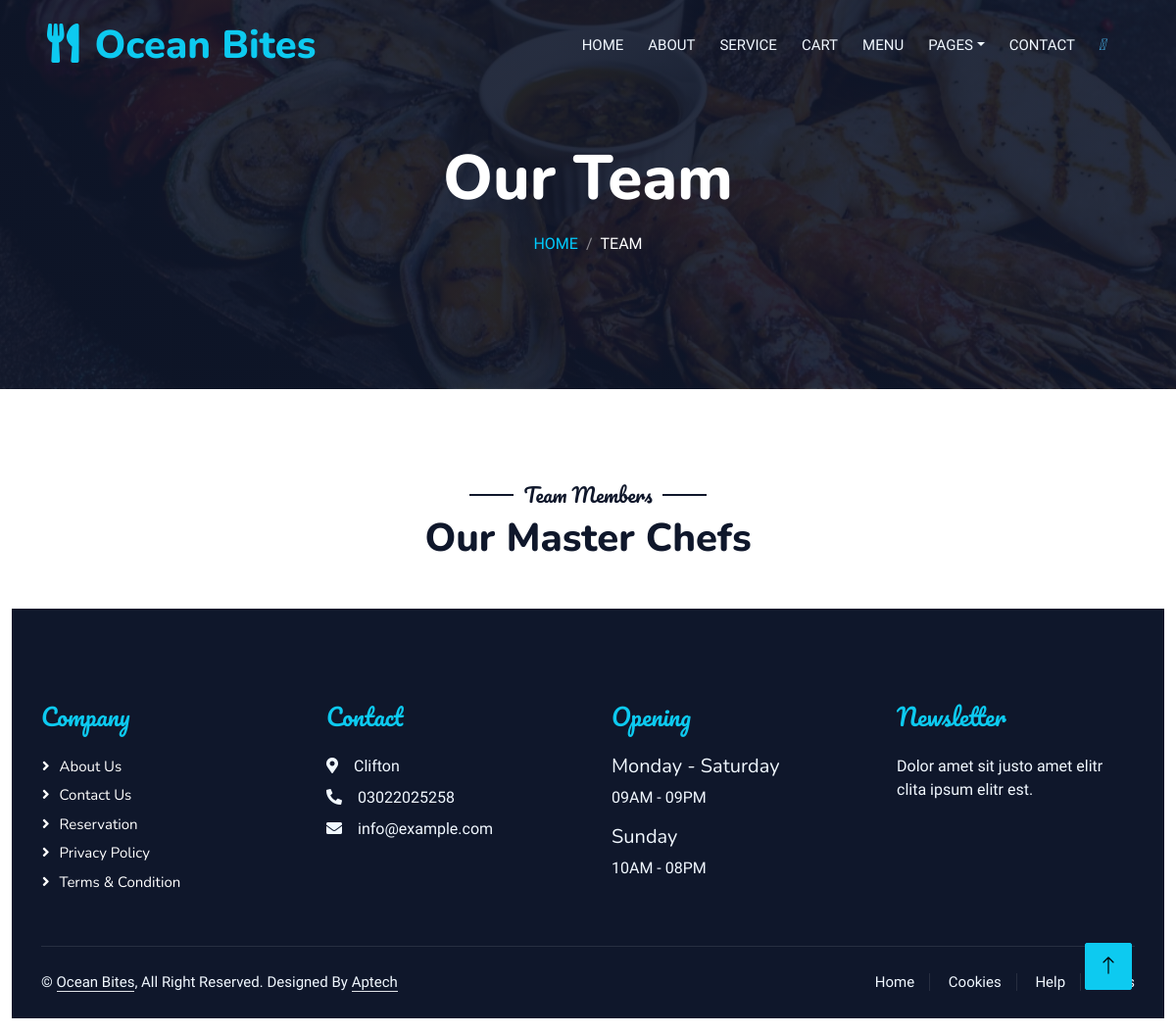
Before: /team.php with the older database file.
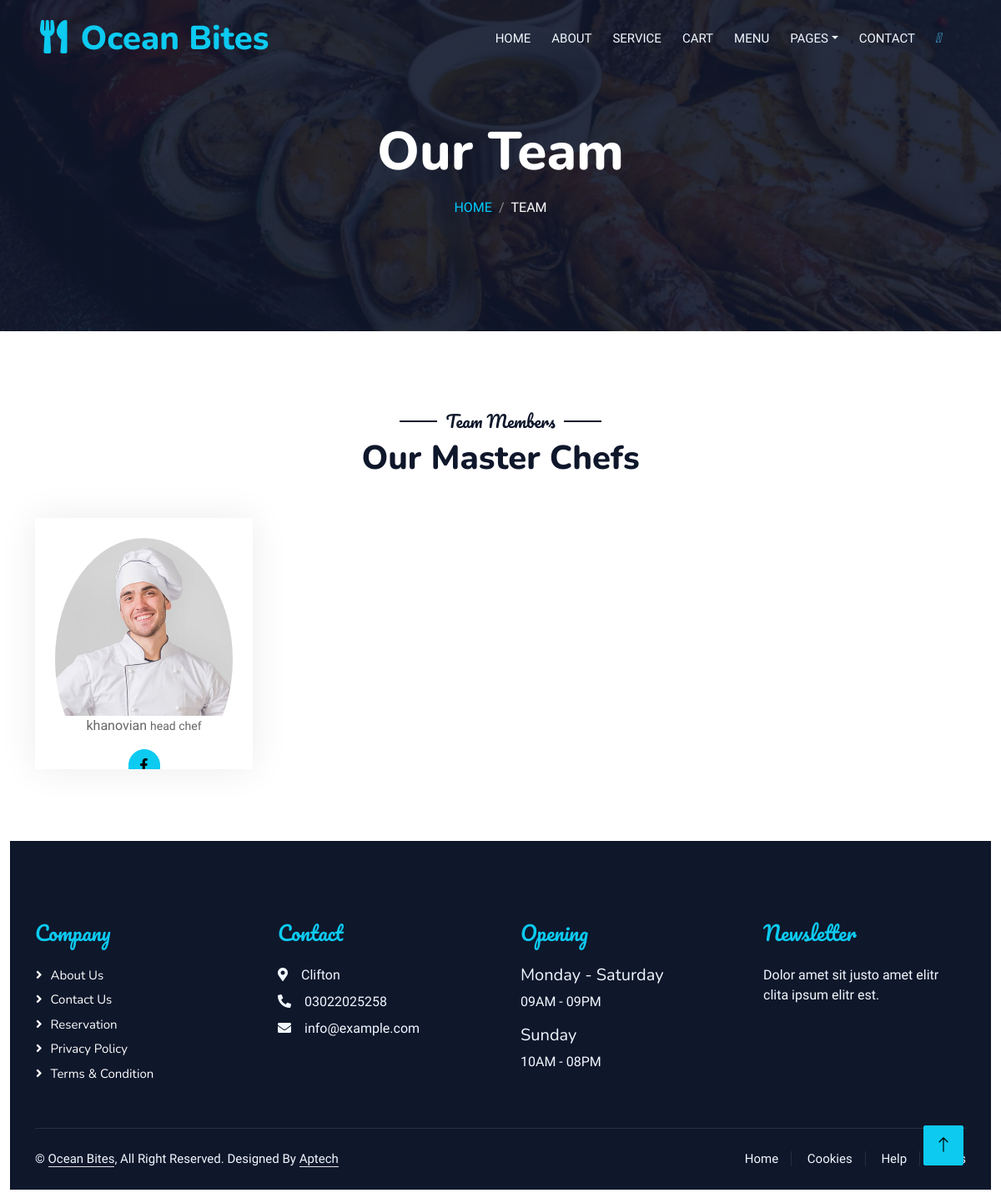
After: the same page with the newer database file.
### tables this page shows
CREATE TABLE `team` (
  `chef_id` int(11) NOT NULL,
  `Chef_Name` varchar(50) NOT NULL,
  `Chef_Designation` varchar(50) NOT NULL,
  `Chef_Picture` mediumblob NOT NULL
);

### team.php (the view, shortened to what this page needs)
<!DOCTYPE html>
<html lang="en">
<head>
    <link href="https://cdnjs.cloudflare.com/ajax/libs/font-awesome/5.10.0/css/all.min.css" rel="stylesheet">
    <link href="https://cdn.jsdelivr.net/npm/bootstrap-icons@1.4.1/font/bootstrap-icons.css" rel="stylesheet">
    <link href="lib/animate/animate.min.css" rel="stylesheet">
    <link href="lib/owlcarousel/assets/owl.carousel.min.css" rel="stylesheet">
    <link href="lib/tempusdominus/css/tempusdominus-bootstrap-4.min.css" rel="stylesheet" />
    <link href="css/bootstrap.min.css" rel="stylesheet">
    <link href="css/style.css" rel="stylesheet">
</head>
<body>
    <div class="container-xxl bg-white p-0">
        <div class="container-xxl position-relative p-0">
        <?php
        include 'nav.php';
?>
            <div class="container-xxl py-5 bg-dark hero-header mb-5">
                <div class="container text-center my-5 pt-5 pb-4">
                    <h1 class="display-3 text-white mb-3 animated slideInDown">Our Team</h1>
                    <nav aria-label="breadcrumb">
                        <ol class="breadcrumb justify-content-center text-uppercase">
                            <li class="breadcrumb-item"><a href="index.php">Home</a></li>
                            <li class="breadcrumb-item text-white active" aria-current="page">Team</li>
                        </ol>
                    </nav>
                </div>
            </div>
        </div>
        <div class='container-xxl pt-5 pb-3'>
            <div class='container'>
                <div class='text-center wow fadeInUp' data-wow-delay='0.1s'>
                    <h5 class='section-title ff-secondary text-center text-dark fw-normal'>Team Members</h5>
                    <h1 class='mb-5'>Our Master Chefs</h1>
                </div>
        <?php
                    include_once 'connection.php';
                    $select = "SELECT * FROM `team`";
                    $run = mysqli_query($con,$select);
                    if($run){
                        while($row = mysqli_fetch_assoc($run))
                        {
                            $chefname = $row['Chef_Name'];
                            $chefdesignation = $row['Chef_Designation'];
                            echo "
                                    <div class='row g-4' style='display:flex'>
                            <div class='col-lg-3 col-md-6 wow fadeInUp' data-wow-delay='0.1s'>
                                <div class='team-item text-center rounded overflow-hidden'>
                                    <div class='rounded-circle overflow-hidden m-4'>
                                        <img class='img-fluid' src='img/team-1.jpg' alt='>
                                    </div>
                                    <h5 class='mb-0'>$chefname</h5>
                                    <small>$chefdesignation</small>
                                    <div class='d-flex justify-content-center mt-3'>
                                        <a class='btn btn-square btn-info mx-1' href=''><i class='fab fa-facebook-f'></i></a>
                                    </div>
                                </div>
                            </div>
                                            </div>
                                            </div>
                                            ";
                                        }
                                }
                                ?>
    </div>
        <div class="container-fluid bg-dark text-light footer pt-5 mt-5 wow fadeIn" data-wow-delay="0.1s">
            <div class="container py-5">
                <div class="row g-5">
                    <div class="col-lg-3 col-md-6">
                        <h4 class="section-title ff-secondary text-start text-info fw-normal mb-4">Company</h4>
                        <a class="btn btn-link" href="about.html">About Us</a>
                        <a class="btn btn-link" href="contact.html">Contact Us</a>
                        <a class="btn btn-link" href="index.html">Reservation</a>
                        <a class="btn btn-link" href="contact.html">Privacy Policy</a>
                        <a class="btn btn-link" href="contact.html">Terms & Condition</a>
                    </div>
                    <div class="col-lg-3 col-md-6">
                        <h4 class="section-title ff-secondary text-start text-info fw-normal mb-4">Contact</h4>
                        <p class="mb-2"><i class="fa fa-map-marker-alt me-3"></i>Clifton</p>
                        <p class="mb-2"><i class="fa fa-phone-alt me-3"></i>03022025258</p>
                        <p class="mb-2"><i class="fa fa-envelope me-3"></i>info@example.com</p>
                    </div>
                    <div class="col-lg-3 col-md-6">
                        <h4 class="section-title ff-secondary text-start text-info fw-normal mb-4">Opening</h4>
                        <h5 class="text-light fw-normal">Monday - Saturday</h5>
                        <p>09AM - 09PM</p>
                        <h5 class="text-light fw-normal">Sunday</h5>
                        <p>10AM - 08PM</p>
                    </div>
                    <div class="col-lg-3 col-md-6">
                        <h4 class="section-title ff-secondary text-start text-info fw-normal mb-4">Newsletter</h4>
                        <p>Dolor amet sit justo amet elitr clita ipsum elitr est.</p>
                    </div>
                </div>
            </div>
            <div class="container">
                <div class="copyright">
                    <div class="row">
                        <div class="col-md-6 text-center text-md-start mb-3 mb-md-0">
                            &copy; <a class="border-bottom" href="#">Ocean Bites</a>, All Right Reserved.
							Designed By <a class="border-bottom" href="https://htmlcodex.com">Aptech</a>
                        </div>
                        <div class="col-md-6 text-center text-md-end">
                            <div class="footer-menu">
                                <a href="">Home</a>
                                <a href="">Cookies</a>
                                <a href="">Help</a>
                                <a href="">FQAs</a>
                            </div>
                        </div>
                    </div>
                </div>
            </div>
        </div>
        <a href="#" class="btn btn-lg btn-info btn-lg-square back-to-top"><i class="bi bi-arrow-up"></i></a>
    </div>
</body>
</html>

### nav.php (shortened to what this page needs)
<nav class="navbar navbar-expand-lg navbar-dark bg-dark px-4 px-lg-5 py-3 py-lg-0">
                <a href="index.php" class="navbar-brand p-0">
                    <h1 class="text-info m-0"><i class="fa fa-utensils me-3"></i>Ocean Bites</h1>
                </a>
                <div class="collapse navbar-collapse" id="navbarCollapse">
                    <div class="navbar-nav ms-auto py-0 pe-4">
                    <?php if (isset($_SESSION['user_id'])) { ?>
                        <li class="nav-item">
                            <span class="nav-link">Welcome, <?php echo $user['username']; ?>!</span>
                        </li>
                        <a href="index.php" class="nav-item nav-link">Home</a>
                        <a href="about.php" class="nav-item nav-link">About</a>
                        <a href="service.php" class="nav-item nav-link">Service</a>
                        <a href="cart.php" class="nav-item nav-link">Cart</a>
                        <a href="menu.php" class="nav-item nav-link">Menu</a>
                        <div class="nav-item dropdown">
                            <a href="#" class="nav-link dropdown-toggle" data-bs-toggle="dropdown">Pages</a>
                            <div class="dropdown-menu m-0">
                                <a href="booking.php" class="dropdown-item">Booking</a>
                                <a href="team.php" class="dropdown-item">Our Team</a>
                                <a href="testimonial.php" class="dropdown-item">Testimonial</a>
                            </div>
                        </div>
                        <a href="contact1.php" class="nav-item nav-link">Contact</a>
                    </div>
                    <a href="logout.php" class="nav-item nav-link">Logout</a>
                </div>
                <?php } else { ?>
                    <div class="collapse navbar-collapse" id="navbarCollapse">
                    <div class="navbar-nav ms-auto py-0 pe-4">
                        <a href="index.php" class="nav-item nav-link">Home</a>
                        <a href="about.php" class="nav-item nav-link">About</a>
                        <a href="service.php" class="nav-item nav-link">Service</a>
                        <a href="cart.php" class="nav-item nav-link">Cart</a>
                        <a href="menu.php" class="nav-item nav-link">Menu</a>
                        <div class="nav-item dropdown">
                            <a href="#" class="nav-link dropdown-toggle" data-bs-toggle="dropdown">Pages</a>
                        </div>
                        <a href="contact.html" class="nav-item nav-link">Contact</a>
                    </div>
                    <a href="register.php"><i class="fa-solid fa-user" style="color: #49b7ee;"></i></a>
                    <?php } ?>
                </div>
                </nav>

### css/style.css (style rules this page uses)
:root { --primary: #37c9e6; --light: #F1F8FF; --dark: #0F172B; }
.ff-secondary { font-family: 'Pacifico', cursive; }
.back-to-top { position: fixed; display: none; right: 45px; bottom: 45px; z-index: 99; }
.btn { font-family: 'Nunito', sans-serif; font-weight: 500; text-transform: uppercase; transition: .5s; }
.btn-square { width: 38px; height: 38px; }
.btn-lg-square { width: 48px; height: 48px; }
.btn-square, .btn-sm-square, .btn-lg-square { padding: 0; display: flex; align-items: center; justify-content: center; font-weight: normal; border-radius: 2px; }
.navbar-dark .navbar-nav .nav-link { position: relative; margin-left: 25px; padding: 35px 0; font-size: 15px; color: var(--light) !important; text-transform: uppercase; font-weight: 500; outline: none; transition: .5s; }
@media (min-width: 992px) { .navbar-dark { position: absolute; width: 100%; top: 0; left: 0; z-index: 999; background: transparent !important; } }
.hero-header { background: linear-gradient(rgba(15, 23, 43, .9), rgba(15, 23, 43, .9)), url(../img/bg-hero.jpg); background-position: center center; background-repeat: no-repeat; background-size: cover; }
.breadcrumb-item + .breadcrumb-item::before { color: rgba(255, 255, 255, .5); }
.section-title { position: relative; display: inline-block; }
.section-title::before { position: absolute; content: ""; width: 45px; height: 2px; top: 50%; left: -55px; margin-top: -1px; background: var(--dark); }
.section-title::after { position: absolute; content: ""; width: 45px; height: 2px; top: 50%; right: -55px; margin-top: -1px; background: var(--dark); }
.section-title.text-start::before, .section-title.text-end::after { display: none; }
.team-item { box-shadow: 0 0 45px rgba(0, 0, 0, .08); height: calc(100% - 38px); transition: .5s; }
.team-item img { transition: .5s; }
.team-item .btn { border-radius: 38px 38px 0 0; }
.footer .btn.btn-link { display: block; margin-bottom: 5px; padding: 0; text-align: left; color: #FFFFFF; font-size: 15px; font-weight: normal; text-transform: capitalize; transition: .3s; }
.footer .btn.btn-link::before { position: relative; content: "\f105"; font-family: "Font Awesome 5 Free"; font-weight: 900; margin-right: 10px; }
.footer .copyright { padding: 25px 0; font-size: 15px; border-top: 1px solid rgba(256, 256, 256, .1); }
.footer .copyright a { color: var(--light); }
.footer .footer-menu a { margin-right: 15px; padding-right: 15px; border-right: 1px solid rgba(255, 255, 255, .1); }
.footer .footer-menu a:last-child { margin-right: 0; padding-right: 0; border-right: none; }

Changed rows visible on the page:
added team: Chef_Name "khanovian", Chef_Designation "head chef"
